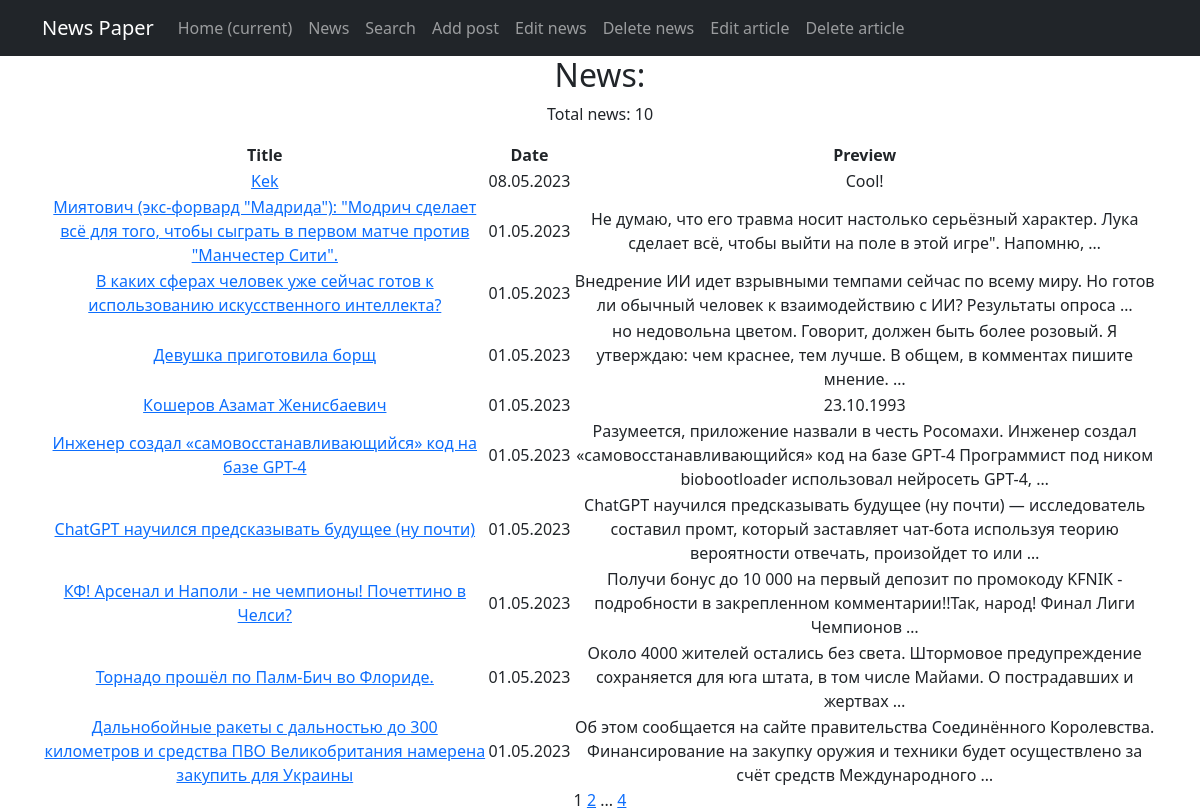
Page /news/ on the committed database.
### news/models.py (models this page shows, shortened)
class Post(models.Model):
    news = "N"
    article = "A"
    KIND_OF_POST = [
        (news, 'новость'),
        (article, 'статья')
    ]
    author = models.ForeignKey(Author, on_delete=models.CASCADE, related_name='posts')
    kind = models.CharField(max_length=1, choices=KIND_OF_POST)
    add_time = models.DateTimeField(auto_now_add=True)
    category = models.ManyToManyField(Category, "PostCategory")
    title = models.CharField(max_length=255)
    content = models.TextField()
    content_rating = models.IntegerField(default=0)
    comments = models.ManyToManyField('Comment', related_name='post_comments')

### news/views.py (the view)
# urls.py: path('', NewsListView.as_view(), name='news_list'),
class NewsListView(ListView):
    model = Post
    ordering = ['-id']
    template_name = 'news_list.html'
    context_object_name = 'posts'
    paginate_by = 10
    def get_context_data(self, **kwargs):
        context = super().get_context_data(**kwargs)
        is_author = self.request.user.groups.filter(name='authors').exists()
        context['is_author'] = is_author
        return context

### news/templatetags/custom_filters.py (called while the page is built)
@register.filter()
def censor(value):
    if isinstance(value, str):
        for word in censored_words:
            if word.lower() in value.lower():
                value = value.replace(word, word[0] + '*' * (len(word) - 1))
        return value
    else:
        raise ValueError('Value must be a string')

### templates/news_list.html (shortened to what this page needs)
{% extends 'flatpages/default.html' %}
{% load custom_filters %}
{% block content %}
<h2>News:</h2>
<p>Total news: {{ posts|length }}</p>
<table>
  <thead>
  <tr>
    <th>Title</th>
    <th>Date</th>
    <th>Preview</th>
  </tr>
  </thead>
  <tbody>
  {% for post in posts %}
  <tr>
    <td><a href="{% url 'news_detail' post.id %}">{{ post.title|censor}}</a></td>
    <td>{{ post.add_time|date:"d.m.Y" }}</td>
    <td>{{ post.content|censor|truncatewords:20 }}</td>
  </tr>
  {% endfor %}
  </tbody>
</table>
{{ page_obj.number }}
{% if page_obj.has_next %}
<a href="?page={{ page_obj.next_page_number }}">{{ page_obj.next_page_number }}</a>
{% if paginator.num_pages != page_obj.next_page_number %}
...
<a href="?page={{ page_obj.paginator.num_pages }}">{{ page_obj.paginator.num_pages }}</a>
{% endif %}
{% endif %}
{% endblock %}

### templates/flatpages/default.html (shortened to what this page needs)
<!DOCTYPE html>
<html lang="en">
    <head>
        {% load static %}
        <link href="{% static 'css/styles.css' %}" rel="stylesheet" />
    </head>
    <body>
        <nav class="navbar navbar-expand-lg navbar-dark bg-dark static top">
            <div class="container">
                <a class="navbar-brand" href="#">News Paper</a>
                <div class="collapse navbar-collapse" id="navbarResponsive">
                    <ul class="navbar-nav ml-auto">
                        <li class="nav-item active"><a class="nav-link" href="#">Home
                            <span class="sr-only">(current)</span>
                        </a>
                        </li>
                        <li class="nav-item">
                            <a class="nav-link" href="/news/">News</a>
                        </li>
                        <li class="nav-item">
                            <a class="nav-link" href="/news/search">Search</a>
                        </li>
                        <li class="nav-item">
                            <a class="nav-link" href="/news/create/">Add post</a>
                        </li>
                        <li class="nav-item">
                            <a class="nav-link" href="/news/2/edit/">Edit news</a>
                        </li>
                        <li class="nav-item">
                            <a class="nav-link" href="/news/2/delete/">Delete news</a>
                        </li>
                        <li class="nav-item">
                            <a class="nav-link" href="/articles/2/edit/">Edit article</a>
                        </li>
                        <li class="nav-item">
                            <a class="nav-link" href="/articles/2/delete/">Delete article</a>
                        </li>
                    </ul>
                </div>
            </div>
        </nav>
        <div class="container">
            <div class="row">
                <div class="col-lg-12 text-center">
                    {% block content %}{% endblock content %}
                </div>
            </div>
        </div>
    </body>
</html>

### rows in the picture
Post: title|censor "Kek", add_time "08.05.2023", content|censor "Cool!"
Post: title|censor "Миятович (экс-форвард \"Мадрида\"): \"Модрич сделает всё для того, чтобы сыграть в первом матче против \"Манчестер Сити\".", add_time "01.05.2023", content|censor "Не думаю, что его травма носит настолько серьёзный характер. Лука сделает всё, чтобы выйти на поле в этой игре\". Напомню, …"
Post: title|censor "В каких сферах человек уже сейчас готов к использованию искусственного интеллекта?", add_time "01.05.2023", content|censor "Внедрение ИИ идет взрывными темпами сейчас по всему миру. Но готов ли обычный человек к взаимодействию с ИИ? Результаты опроса …"
Post: title|censor "Девушка приготовила борщ", add_time "01.05.2023", content|censor "но недовольна цветом. Говорит, должен быть более розовый. Я утверждаю: чем краснее, тем лучше. В общем, в комментах пишите мнение. …"
Post: title|censor "Кошеров Азамат Женисбаевич", add_time "01.05.2023", content|censor "23.10.1993"
Post: title|censor "Инженер создал «самовосстанавливающийся» код на базе GPT-4", add_time "01.05.2023", content|censor "Разумеется, приложение назвали в честь Росомахи. Инженер создал «самовосстанавливающийся» код на базе GPT-4 Программист под ником biobootloader использовал нейросеть GPT-4, …"
Post: title|censor "ChatGPT научился предсказывать будущее (ну почти)", add_time "01.05.2023", content|censor "ChatGPT научился предсказывать будущее (ну почти) — исследователь составил промт, который заставляет чат-бота используя теорию вероятности отвечать, произойдет то или …"
Post: title|censor "КФ! Арсенал и Наполи - не чемпионы! Почеттино в Челси?", add_time "01.05.2023", content|censor "Получи бонус до 10 000 на первый депозит по промокоду KFNIK - подробности в закрепленном комментарии!!Так, народ! Финал Лиги Чемпионов …"
Post: title|censor "Торнадо прошёл по Палм-Бич во Флориде.", add_time "01.05.2023", content|censor "Около 4000 жителей остались без света. Штормовое предупреждение сохраняется для юга штата, в том числе Майами. О пострадавших и жертвах …"
Post: title|censor "Дальнобойные ракеты с дальностью до 300 километров и средства ПВО Великобритания намерена закупить для Украины", add_time "01.05.2023", content|censor "Об этом сообщается на сайте правительства Соединённого Королевства. Финансирование на закупку оружия и техники будет осуществлено за счёт средств Международного …"

### other values in the picture
{{ posts|length }} "10"
{{ page_obj.number }} "1"
{{ page_obj.next_page_number }} "2"
{{ page_obj.paginator.num_pages }} "4"
